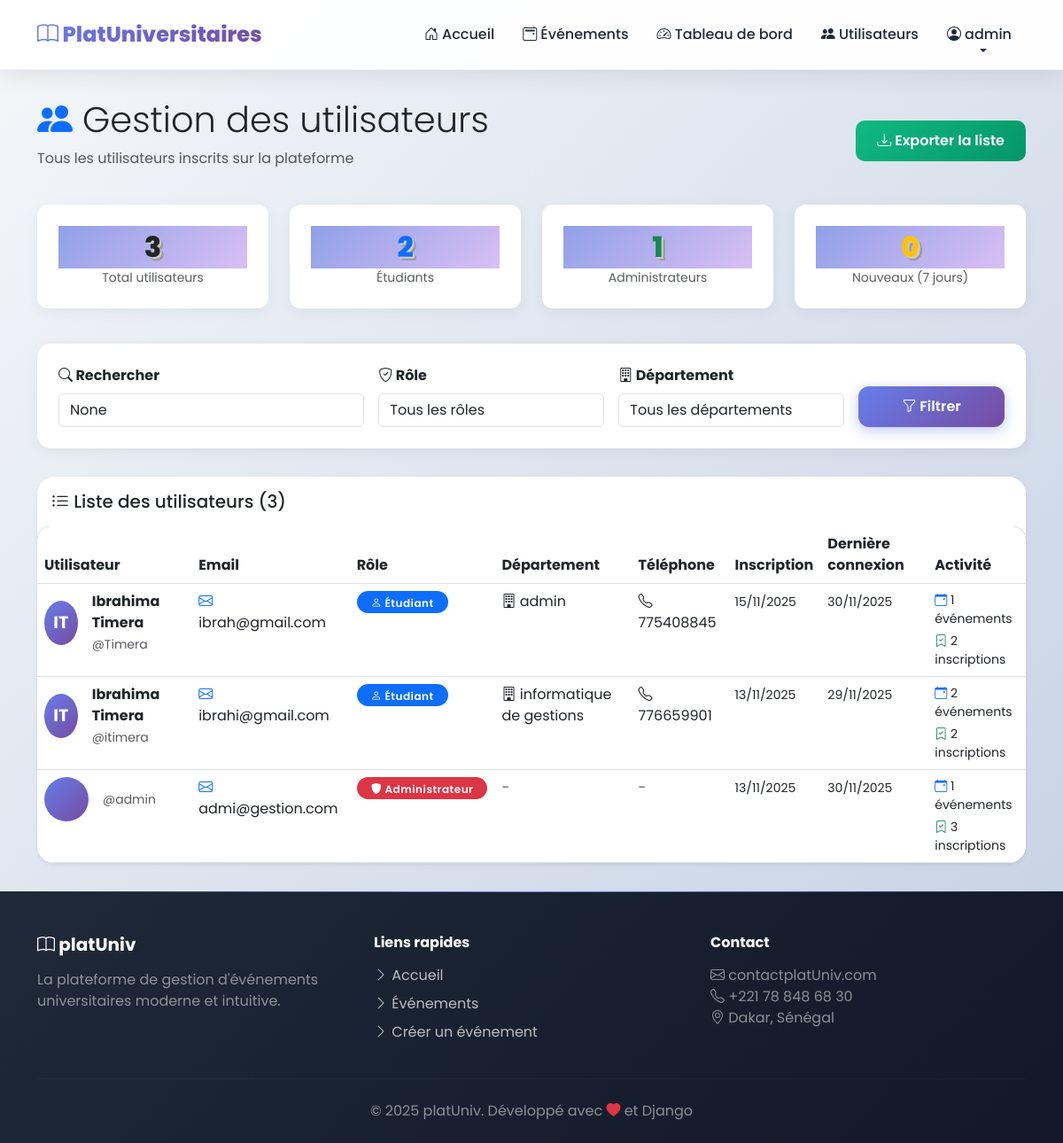
Page /gestion-utilisateurs/ (signed in) on the committed database.
### evenements/models.py (models this page shows, shortened)
class Utilisateur(AbstractUser):
    ROLE_CHOICES = [
        ('etudiant', 'Étudiant'),
        ('admin', 'Administrateur'),
    ]
    role = models.CharField(max_length=20, choices=ROLE_CHOICES, default='etudiant')
    departement = models.CharField(max_length=100, blank=True)
    telephone = models.CharField(max_length=20, blank=True)
    class Meta:
        verbose_name = 'Utilisateur'
        verbose_name_plural = 'Utilisateurs'
    def est_admin(self):
        return self.role == 'admin'

### evenements/views.py (the view, shortened to what this page needs)
# urls.py: path('gestion-utilisateurs/', views.gestion_utilisateurs, name='gestion_utilisateurs'),
@login_required
def gestion_utilisateurs(request):
    if not request.user.est_admin():
        messages.error(request, "Vous n'avez pas accès à cette page.")
        return redirect('tableau_bord')
    utilisateurs = Utilisateur.objects.all().order_by('-date_joined')
    role_filtre = request.GET.get('role')
    recherche = request.GET.get('recherche')
    departement_filtre = request.GET.get('departement')
    if role_filtre:
        utilisateurs = utilisateurs.filter(role=role_filtre)
    if departement_filtre:
        utilisateurs = utilisateurs.filter(departement__icontains=departement_filtre)
    stats = {
        'total_utilisateurs': Utilisateur.objects.count(),
        'total_etudiants': Utilisateur.objects.filter(role='etudiant').count(),
        'total_admins': Utilisateur.objects.filter(role='admin').count(),
        'nouveaux_7_jours': Utilisateur.objects.filter(
            date_joined__gte=timezone.now() - timezone.timedelta(days=7)
        ).count(),
    }
    departements = Utilisateur.objects.exclude(
        departement=''
    ).values_list('departement', flat=True).distinct()
    context = {
        'utilisateurs': utilisateurs,
        'stats': stats,
        'departements': departements,
        'role_filtre': role_filtre,
        'recherche': recherche,
        'departement_filtre': departement_filtre,
    }
    return render(request, 'evenements/gestion_utilisateurs.html', context)

### evenements/templates/evenements/gestion_utilisateurs.html (shortened to what this page needs)
{% extends 'evenements/base.html' %}
{% block content %}
<div class="container">
    <div class="row mb-4">
        <div class="col-12">
            <div class="d-flex justify-content-between align-items-center">
                <div>
                    <h1 class="display-6">
                        <i class="bi bi-people-fill text-primary"></i> Gestion des utilisateurs
                    </h1>
                    <p class="text-muted">Tous les utilisateurs inscrits sur la plateforme</p>
                </div>
                <button class="export-users-btn" onclick="exporterUtilisateurs()">
                    <i class="bi bi-download"></i> Exporter la liste
                </button>
            </div>
        </div>
    </div>
    <div class="row mb-4">
        <div class="col-md-3 mb-3">
            <div class="stat-mini-card">
                <div class="stat-mini-number">{{ stats.total_utilisateurs }}</div>
                <div class="text-muted small">Total utilisateurs</div>
            </div>
        </div>
        <div class="col-md-3 mb-3">
            <div class="stat-mini-card">
                <div class="stat-mini-number text-primary">{{ stats.total_etudiants }}</div>
                <div class="text-muted small">Étudiants</div>
            </div>
        </div>
        <div class="col-md-3 mb-3">
            <div class="stat-mini-card">
                <div class="stat-mini-number text-success">{{ stats.total_admins }}</div>
                <div class="text-muted small">Administrateurs</div>
            </div>
        </div>
        <div class="col-md-3 mb-3">
            <div class="stat-mini-card">
                <div class="stat-mini-number text-warning">{{ stats.nouveaux_7_jours }}</div>
                <div class="text-muted small">Nouveaux (7 jours)</div>
            </div>
        </div>
    </div>
    <div class="filter-card">
        <form method="get" id="filterForm">
            <div class="row g-3">
                <div class="col-md-4">
                    <label class="form-label fw-bold">
                        <i class="bi bi-search"></i> Rechercher
                    </label>
                    <input type="text"
                           class="form-control"
                           name="recherche"
                           placeholder="Nom, prénom, email..."
                           value="{{ recherche }}">
                </div>
                <div class="col-md-3">
                    <label class="form-label fw-bold">
                        <i class="bi bi-shield-check"></i> Rôle
                    </label>
                    <select class="form-control" name="role">
                        <option value="">Tous les rôles</option>
                    </select>
                </div>
                <div class="col-md-3">
                    <label class="form-label fw-bold">
                        <i class="bi bi-building"></i> Département
                    </label>
                    <select class="form-control" name="departement">
                        <option value="">Tous les départements</option>
                    </select>
                </div>
                <div class="col-md-2 d-flex align-items-end">
                    <button type="submit" class="btn btn-primary w-100">
                        <i class="bi bi-funnel"></i> Filtrer
                    </button>
                </div>
            </div>
        </form>
    </div>
    <div class="card border-0 shadow-sm">
        <div class="card-header bg-white border-0 py-3">
            <h5 class="mb-0">
                <i class="bi bi-list-ul"></i> Liste des utilisateurs ({{ utilisateurs.count }})
            </h5>
        </div>
        <div class="card-body p-0">
            {% if utilisateurs %}
                <div class="table-responsive">
                    <table class="table table-hover mb-0 user-table">
                        <thead>
                            <tr>
                                <th>Utilisateur</th>
                                <th>Email</th>
                                <th>Rôle</th>
                                <th>Département</th>
                                <th>Téléphone</th>
                                <th>Inscription</th>
                                <th>Dernière connexion</th>
                                <th>Activité</th>
                            </tr>
                        </thead>
                        <tbody>
                            {% for utilisateur in utilisateurs %}
                                <tr data-username="{{ utilisateur.username }}"
                                    data-nom="{{ utilisateur.get_full_name }}"
                                    data-email="{{ utilisateur.email }}"
                                    data-role="{{ utilisateur.get_role_display }}"
                                    data-departement="{{ utilisateur.departement|default:'-' }}"
                                    data-telephone="{{ utilisateur.telephone|default:'-' }}"
                                    data-inscription="{{ utilisateur.date_joined|date:'d/m/Y à H:i' }}"
                                    data-connexion="{{ utilisateur.last_login|date:'d/m/Y à H:i'|default:'Jamais' }}">
                                    <td>
                                        <div class="d-flex align-items-center gap-3">
                                            <div class="user-avatar">
                                                {{ utilisateur.first_name|first|upper }}{{ utilisateur.last_name|first|upper }}
                                            </div>
                                            <div>
                                                <div class="fw-bold">{{ utilisateur.get_full_name }}</div>
                                                <small class="text-muted">@{{ utilisateur.username }}</small>
                                            </div>
                                        </div>
                                    </td>
                                    <td>
                                        <i class="bi bi-envelope text-primary"></i>
                                        {{ utilisateur.email }}
                                    </td>
                                    <td>
                                        {% if utilisateur.role == 'admin' %}
                                            <span class="badge badge-custom bg-danger">
                                                <i class="bi bi-shield-fill"></i> {{ utilisateur.get_role_display }}
                                            </span>
                                        {% else %}
                                            <span class="badge badge-custom bg-primary">
                                                <i class="bi bi-person"></i> {{ utilisateur.get_role_display }}
                                            </span>
                                        {% endif %}
                                    </td>
                                    <td>
                                        {% if utilisateur.departement %}
                                            <i class="bi bi-building"></i> {{ utilisateur.departement }}
                                        {% else %}
                                            <span class="text-muted">-</span>
                                        {% endif %}
                                    </td>
                                    <td>
                                        {% if utilisateur.telephone %}
                                            <i class="bi bi-telephone"></i> {{ utilisateur.telephone }}
                                        {% else %}
                                            <span class="text-muted">-</span>
                                        {% endif %}
                                    </td>
                                    <td>
                                        <small>{{ utilisateur.date_joined|date:"d/m/Y" }}</small>
                                    </td>
                                    <td>
                                        {% if utilisateur.last_login %}
                                            <small>{{ utilisateur.last_login|date:"d/m/Y" }}</small>
                                        {% else %}
                                            <small class="text-muted">Jamais</small>
                                        {% endif %}
                                    </td>
                                    <td>
                                        <div class="d-flex flex-column gap-1">
                                            <small>
                                                <i class="bi bi-calendar-event text-primary"></i>
                                                {{ utilisateur.evenements_organises.count }} événements
                                            </small>
                                            <small>
                                                <i class="bi bi-bookmark-check text-success"></i>
                                                {{ utilisateur.inscriptions.count }} inscriptions
                                            </small>
                                        </div>
                                    </td>
                                </tr>
                            {% endfor %}
                        </tbody>
                    </table>
                </div>
            {% endif %}
        </div>
    </div>
</div>
{% endblock %}

### evenements/templates/evenements/base.html (shortened to what this page needs)
<!DOCTYPE html>
<html lang="fr">
<head>
    <link href="https://cdn.jsdelivr.net/npm/bootstrap@5.3.0/dist/css/bootstrap.min.css" rel="stylesheet">
    <link rel="stylesheet" href="https://cdn.jsdelivr.net/npm/bootstrap-icons@1.10.0/font/bootstrap-icons.css">
</head>
<body>
    <nav class="navbar navbar-expand-lg sticky-top" id="mainNav">
        <div class="container">
            <a class="navbar-brand" href="{% url 'accueil' %}">
                <i class="bi bi-book"></i> PlatUniversitaires
            </a>
            <div class="collapse navbar-collapse" id="navbarNav">
                <ul class="navbar-nav ms-auto align-items-center">
                    <li class="nav-item">
                        <a class="nav-link" href="{% url 'accueil' %}">
                            <i class="bi bi-house-door"></i> Accueil
                        </a>
                    </li>
                    {% if user.is_authenticated %}
                        <li class="nav-item">
                            <a class="nav-link" href="{% url 'liste_evenements' %}">
                                <i class="bi bi-calendar2-event"></i> Événements
                            </a>
                        </li>
                        <li class="nav-item">
                            <a class="nav-link" href="{% url 'tableau_bord' %}">
                                <i class="bi bi-speedometer2"></i> Tableau de bord
                            </a>
                        </li>
                        {% if user.est_admin %}
                            <li class="nav-item">
                                <a class="nav-link" href="{% url 'gestion_utilisateurs' %}">
                                    <i class="bi bi-people-fill"></i> Utilisateurs
                                </a>
                            </li>
                        {% endif %}
                        <li class="nav-item dropdown">
                            <a class="nav-link dropdown-toggle" href="#" role="button" data-bs-toggle="dropdown">
                                <i class="bi bi-person-circle"></i> {{ user.first_name|default:user.username }}
                            </a>
                        </li>
                    {% endif %}
                </ul>
            </div>
        </div>
    </nav>
    <main class="fade-in">
        {% block content %}{% endblock %}
    </main>
    <footer>
        <div class="container">
            <div class="row">
                <div class="col-lg-4 mb-4 mb-lg-0">
                    <h5 class="fw-bold mb-3">
                        <i class="bi bi-book"></i> platUniv
                    </h5>
                    <p class="text-white-50">
                        La plateforme de gestion d'événements universitaires moderne et intuitive.
                    </p>
                </div>
                <div class="col-lg-4 mb-4 mb-lg-0">
                    <h6 class="fw-bold mb-3">Liens rapides</h6>
                    <ul class="list-unstyled footer-links">
                        <li class="mb-2">
                            <a href="{% url 'accueil' %}">
                                <i class="bi bi-chevron-right"></i> Accueil
                            </a>
                        </li>
                        <li class="mb-2">
                            <a href="{% url 'liste_evenements' %}">
                                <i class="bi bi-chevron-right"></i> Événements
                            </a>
                        </li>
                        {% if user.is_authenticated %}
                        <li class="mb-2">
                            <a href="{% url 'creer_evenement' %}">
                                <i class="bi bi-chevron-right"></i> Créer un événement
                            </a>
                        </li>
                        {% endif %}
                    </ul>
                </div>
                <div class="col-lg-4">
                    <h6 class="fw-bold mb-3">Contact</h6>
                    <p class="text-white-50">
                        <i class="bi bi-envelope"></i> contactplatUniv.com<br>
                        <i class="bi bi-telephone"></i> +221 78 848 68 30<br>
                        <i class="bi bi-geo-alt"></i> Dakar, Sénégal
                    </p>
                </div>
            </div>
            <hr class="my-4" style="border-color: rgba(255,255,255,0.1);">
            <div class="text-center text-white-50">
                <p class="mb-0">© 2025 platUniv. Développé avec <i class="bi bi-heart-fill text-danger"></i> et Django</p>
            </div>
        </div>
    </footer>
</body>
</html>

### rows in the picture
Utilisateur: first_name "admin", username "admin", email "admi@gestion.com", role "Administrateur", date_joined "13/11/2025", last_login "30/11/2025", evenements_organises.count "1", inscriptions.count "3"
Utilisateur: first_name|first "I", last_name|first "T", get_full_name "Ibrahima Timera", username "Timera", email "ibrah@gmail.com", role "Étudiant", departement "admin", telephone "775408845", date_joined "15/11/2025", last_login "30/11/2025", evenements_organises.count "1", inscriptions.count "2"
Utilisateur: first_name|first "I", last_name|first "T", get_full_name "Ibrahima Timera", username "itimera", email "ibrahi@gmail.com", role "Étudiant", departement "informatique de gestions", telephone "776659901", date_joined "13/11/2025", last_login "29/11/2025", evenements_organises.count "2", inscriptions.count "2"

### other values in the picture
{{ stats.total_utilisateurs }} "3"
{{ stats.total_etudiants }} "2"
{{ stats.total_admins }} "1"
{{ stats.nouveaux_7_jours }} "0"
{{ utilisateurs.count }} "3"
